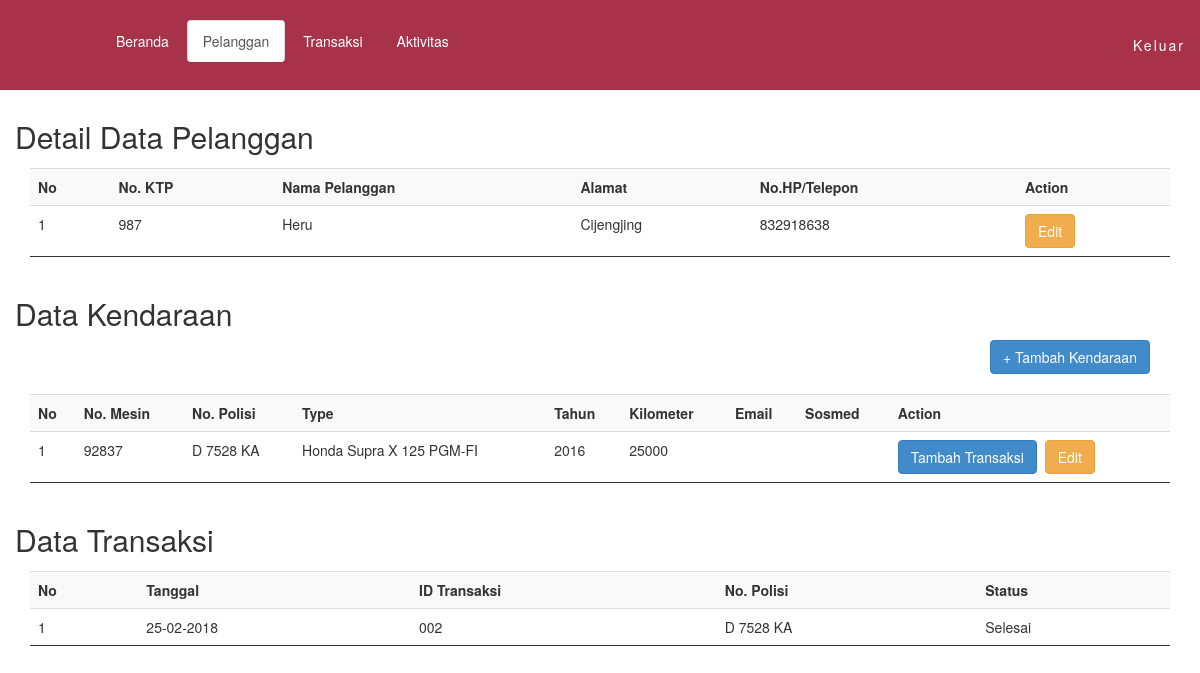
/fd/fddetailpelanggan.php?id=987 (signed in), run on the app's committed database.
### tables this page shows
CREATE TABLE IF NOT EXISTS `pelanggan` (
  `no_ktp` int(30) NOT NULL,
  `nama` text NOT NULL,
  `alamat` text NOT NULL,
  `no_hp` int(15) NOT NULL,
  PRIMARY KEY (`no_ktp`)
);

CREATE TABLE IF NOT EXISTS `kendaraan` (
  `no_ktp` int(30) NOT NULL,
  `no_polisi` varchar(10) NOT NULL,
  `no_mesin` varchar(20) NOT NULL,
  `type` varchar(50) NOT NULL,
  `tahun` int(4) NOT NULL,
  `kilometer` int(10) NOT NULL,
  `email` text NOT NULL,
  `sosmed` text NOT NULL,
  PRIMARY KEY (`no_polisi`)
);

CREATE TABLE IF NOT EXISTS `transaksi` (
  `id_trx` varchar(5) NOT NULL,
  `no_ktp` int(30) NOT NULL,
  `no_polisi` varchar(10) NOT NULL,
  `kode_mekanik` varchar(5) NOT NULL,
  `tanggal` varchar(20) NOT NULL,
  `jam_masuk` varchar(20) NOT NULL,
  `jam_keluar` varchar(20) NOT NULL,
  `status` text NOT NULL,
  PRIMARY KEY (`id_trx`)
);

### fd/fddetailpelanggan.php (the view, shortened to what this page needs)
<!DOCTYPE html>
<html>
<head>
</head>
<body>
<div class="content">
<?php
    include('fdheader1.php');
?>
<br><br><br><br><br>
<div class="col-md-12">
<label>
	<h2> Detail Data Pelanggan </h2>
</label>
<div class="col-md-12">
<table class="table table-striped">
  <tr style="background-color: #88888880;">
    <th>No</th>
    <th>No. KTP</th>
    <th>Nama Pelanggan</th>
    <th>Alamat</th>
    <th>No.HP/Telepon</th>
    <th>Action</th>
  </tr>
<?php
$id = $_GET['id'];
$query = mysql_query("SELECT * FROM pelanggan WHERE no_ktp='$id'") or die ("Gagal");
$no = 1;
$cek = mysql_num_rows($query);
  if ($cek > 0 ) {
    while ($data = mysql_fetch_array($query)) {
  ?>
  <tr style="border-bottom: 1px solid;">
  <td><?php echo $no; ?></td>
  <td><?php echo $data["no_ktp"]; ?></td>
  <td><?php echo $data["nama"]; ?></td>
  <td><?php echo $data["alamat"]; ?></td>
  <td><?php echo $data["no_hp"]; ?></td>
  <td><?php echo "<a href='fdeditpelanggan.php?id=".$data['no_ktp']."' class='btn btn-warning'>Edit</a>";?></td>
  </tr>
<?php
$no++;
}
}else{
  echo "<tr><td class='text-center' colspan='8' valign='top'>No data available in this table</td></tr>";
  }
?>
</table>
</div>
</div>
<div class="col-md-12">
<h2> Data Kendaraan </h2>
<div class="col-md-offset-10">
<?php
$id = $_GET['id'];
echo "<a href='fdtambahkendaraan.php?id=".$id."' class='btn btn-primary'> + Tambah Kendaraan</a>";?></div>
<br>
<div class="col-md-12">
<table class="table table-striped">
  <tr style="background-color: #88888880;">
    <th>No</th>
    <th>No. Mesin</th>
    <th>No. Polisi</th>
    <th>Type</th>
    <th>Tahun</th>
    <th>Kilometer</th>
    <th>Email</th>
    <th>Sosmed</th>
    <th>Action</th>
  </tr>
<?php
$id = $_GET['id'];
$query = mysql_query("SELECT * FROM kendaraan WHERE no_ktp='$id'") or die ("Gagal");
$no = 1;
while ($data = mysql_fetch_array($query)) {
  ?>
  <tr style="border-bottom: 1px solid;">
  <td><?php echo $no; ?></td>
  <td><?php echo $data["no_mesin"]; ?></td>
  <td><?php echo $data["no_polisi"]; ?></td>
  <td><?php echo $data["type"]; ?></td>
  <td><?php echo $data["tahun"]; ?></td>
  <td><?php echo $data["kilometer"]; ?></td>
  <td><?php echo $data["email"]; ?></td>
  <td><?php echo $data["sosmed"]; ?></td>
  <td><?php echo "<a href='fdtambahtransaksi.php?id=".$data['no_polisi']."' class='btn btn-primary'>Tambah Transaksi</a>";?>&nbsp;&nbsp;<?php echo "<a href='fdeditkendaraan.php?id=".$data['no_ktp']."' class='btn btn-warning'>Edit</a>";?></td>
  </tr>
<?php
$no++;
}
?>
</table>
</div>
</div>
<div class="col-md-12">
<label>
  <h2> Data Transaksi </h2>
</label>
<div class="col-md-12">
<table class="table table-striped">
  <tr style="background-color: #88888880;">
    <th>No</th>
    <th>Tanggal</th>
    <th>ID Transaksi</th>
    <th>No. Polisi</th>
    <th>Status</th>
  </tr>
<?php
$id = $_GET['id'];
$query = mysql_query("SELECT * FROM transaksi WHERE no_ktp='$id'") or die (mysql_error());
$no = 1;
$cek1 = mysql_num_rows($query);
if($cek1 > 0){
while ($data = mysql_fetch_array($query)) {
  ?>
  <tr style="border-bottom: 1px solid;">
  <td><?php echo $no; ?></td>
  <td><?php echo $data["tanggal"]; ?></td>
  <td><?php echo $data["id_trx"]; ?></td>
  <td><?php echo $data["no_polisi"]; ?></td>
  <td><?php echo $data["status"]; ?></td>
  </tr>
<?php
$no++;
}
}else{
  echo "<tr><td class='text-center' colspan='8' valign='top'>No data available in this table</td></tr>";
}
?>
</table>
</div>
</div>
</body>
<br>
<br>
</html>

### assets/css/scrolling-nav.css (style rules this page uses)
body { width: 100%; height: 100%; }
html { width: 100%; height: 100%; }

### data on the page
pelanggan: no_ktp "987", nama "Heru", alamat "Cijengjing", no_hp "832918638"
kendaraan: no_mesin "92837", no_polisi "D 7528 KA", type "Honda Supra X 125 PGM-FI", tahun "2016", kilometer "25000"
transaksi: tanggal "25-02-2018", id_trx "002", no_polisi "D 7528 KA", status "Selesai"
